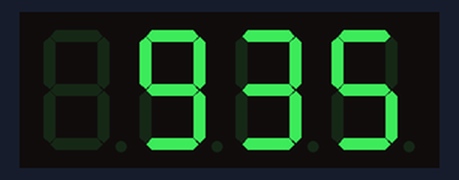
Recording of a sketch running on a simulated Arduino Uno, built with avr-gcc and run on an emulated ATmega328P. Parts: 4-digit seven-segment display.

Above: at 0.1 s.
At 5.2 s:
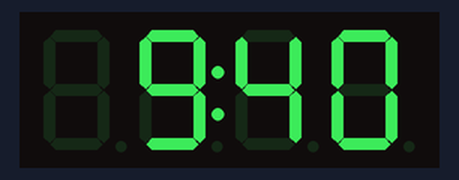
At 9.3 s:
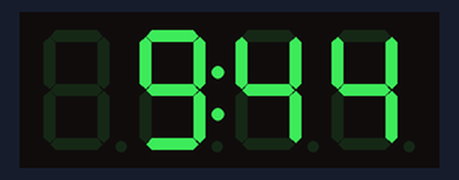
At 19.5 s:
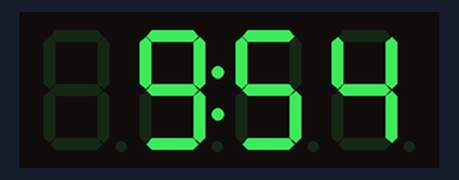
At 28.7 s:
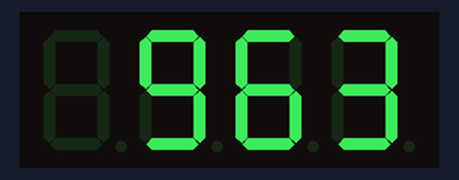
At 38.9 s:
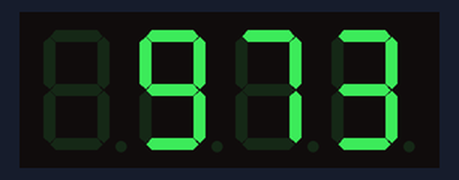

Measured:
- what the display in image 1 shows lasts 1.0 s, from 5.1 s to 6.1 s

The sketch:

saat.ino
```cpp
#include <TM1637Display.h>

#define CLK 7
#define DIO 6
#define DOTS 64

TM1637Display display(CLK, DIO);
int counter = 0;
bool flip;

void setup() {
  display.setBrightness(2);
}

void loop() {
  // put your main code here, to run repeatedly:
  counter++;
  display.showNumberDecEx(934+counter, DOTS*flip);
  flip = !flip;
  delay(1000);

}
```
